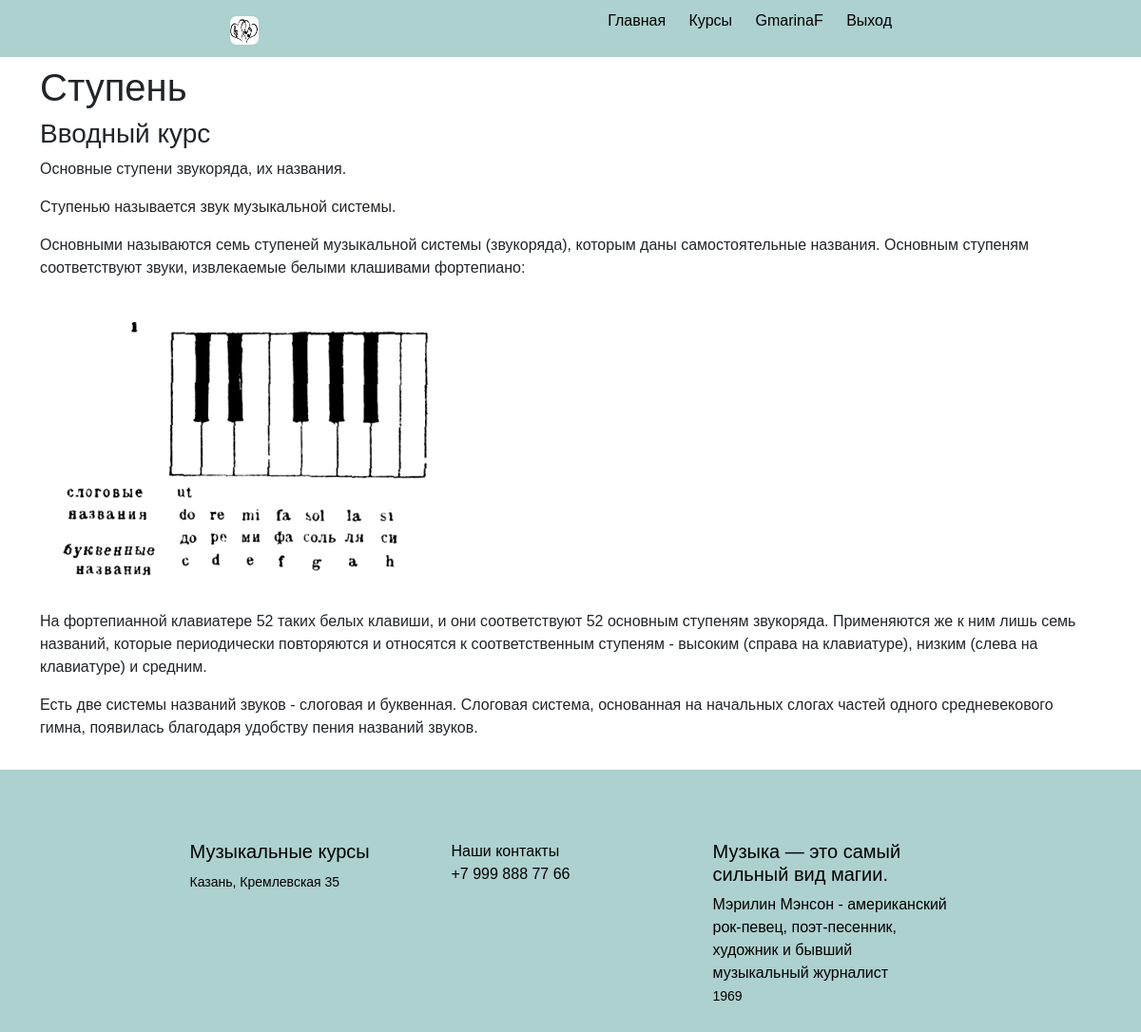
Page /lessons/view/12/ (signed in) on the committed database.
### lessons/models.py (models this page shows, shortened)
class Lesson(models.Model):
    is_lesson_active = models.BooleanField(default=True)
    lesson_creator = models.ForeignKey(User, null=True, on_delete=models.SET_NULL)
    lesson_creation_date = models.DateField(auto_now_add=True)
    lesson_name = models.CharField(max_length=100, name='lesson_name', verbose_name='Название урока')
    lesson_theme = models.CharField(max_length=100, name='lesson_theme', verbose_name='Тематика урока')
    lesson_description = models.TextField(name='lesson_description', verbose_name='Описание урока')
    lesson_course = models.ForeignKey(Courses, on_delete=models.CASCADE)
    lesson_content = CKEditor5Field(name='lesson_content', verbose_name='Содержание урока', blank=True)
    lesson_students = models.ManyToManyField(User, blank=True, related_name='lesson_students',
                                             verbose_name='Ученики урока')
    lesson_priority = models.IntegerField(null=True, blank=True, name='lesson_priority', verbose_name='Приоритет урока')
    test = models.ForeignKey('tests.Test', null=True, blank=True, on_delete=models.SET_NULL)
    objects = models.Manager()
    class Meta:
        verbose_name = "Урок"
        verbose_name_plural = "Уроки"

### lessons/views.py (the view, shortened to what this page needs)
# urls.py: path('view/<int:pk>/', views.LessonView.as_view(), name='view_lesson'),
class LessonView(View):
    def get(self, request, pk):
        lesson = Lesson.objects.get(id=pk)
        try:
            test = lesson.test
            test_forms = []
            answers_render = []
            answers = TestAnswer.objects.filter(user=request.user, question__test=test)
            answered_questions = TestQuestion.objects.filter(test=test, id__in=answers.values('question'))
            remained_questions = test.questions.all().difference(answered_questions)
            print(answered_questions, remained_questions)
            for question in remained_questions:
                if question.type == 'one':
                    f = OneAnswerTest()
                    f.fields['question'].initial = question.id
                    f.fields['answer'].widget.choices = [(answer.answer, answer.answer) for answer in question.answers.all()]
                    test_forms.append(f)
                elif question.type == 'many':
                    f = ManyAnswerTest()
                    f.fields['question'].initial = question.id
                    f.fields['answer'].widget.choices = [(answer.answer, answer.answer) for answer in question.answers.all()]
                    test_forms.append(f)
                elif question.type == 'open':
                    f = OpenAnswerTest()
                    f.fields['question'].initial = question.id
                    test_forms.append(f)
                elif question.type == 'file':
                    f = FileAnswerTest()
                    f.fields['question'].initial = question.id
                    test_forms.append(f)
                elif question.type == 'note':
                    f = NoteAnswerForm()
                    f.fields['question'].initial = question.id
                    test_forms.append(f)
            if len(remained_questions) == 0:
                for answer in answers:
                    answers_render.append([
                        answer.answer.strip('[]').replace("'", '') if answer.question.type != 'file' else f'<a href="{MEDIA_URL}{answer.media}">ссылка</a>',
                        answer.question.question, ", ".join([a for a in answer.question.correct_answer.all().values_list('answer', flat=True)]),
                        answer.score,
                        answer.question.score,
                        answer.comment])
            return render(request, 'main/lesson.html',
                          {'lesson': lesson, 'test_forms': test_forms, 'test': zip(test_forms, remained_questions), 'answers_render': answers_render})
        except AttributeError:
            return render(request, 'main/lesson.html',
                          {'lesson': lesson, 'test_forms': [], 'test': zip([], [])})

### main/templates/main/lesson.html (shortened to what this page needs)
{% extends 'main/htmltemplate.html' %}
{% block maincontent %}
    <div class="container">
        <div class="row mt-2">
            <h1>{{ lesson.lesson_name }}</h1>
        </div>
        <div class="row">
            <h3>{{ lesson.lesson_theme }}</h3>
        </div>
        <div class="row">
            <p>{{ lesson.lesson_description }}</p>
        </div>
        <div class="">
            {% autoescape off %}
                {{ lesson.lesson_content }}
            {% endautoescape %}
        </div>
    </div>
{% endblock %}

### main/templates/main/htmltemplate.html (shortened to what this page needs)
{% load static %}
<!DOCTYPE html>
<html lang="en">
<head>
    <link href="https://cdn.jsdelivr.net/npm/bootstrap@5.0.2/dist/css/bootstrap.min.css" rel="stylesheet">
    <link rel="stylesheet" href="{% static 'main\css\htmltemplatestyles.css' %}">
    <link rel="stylesheet" href="{% static 'main\css\custom.css' %}">
</head>
<body class="d-flex flex-column min-vh-100">
    <div class="backcontainer" style="width: 100%; height: 60px; background-color: #ADD1CF">
        <header class="container justify-content-between align-items-center">
            <div class="logo"><img src="/media/land/main3.jpg" style="width: 30px; height: 30px; border-radius: 7px;" alt=""></div>
            <nav>
                <ul>
                    <li><a href="{% url 'commonindex' %}">Главная</a></li>
                    {% if user.is_authenticated %}
                    <li><a href="{% url 'my_courses' %}">Курсы</a></li>
                    <li><a href="{% url 'myprofile' %}">{{ user.username }}</a></li>
                    <li><a href="{% url 'logout' %}">Выход</a></li>
                    {% else %}
                    <li><a href="{% url 'login' %}">Войти</a></li>
                    {% endif %}
                </ul>
            </nav>
        </header>
    </div>
    {% block maincontent %}{% endblock %}
    <div class="mt-50px">
    </div>
    <footer class="container-fluid justify-content-center mt-auto">
        <div class="row justify-content-around mb-0 pt-5 pb-0 ">
            <div class=" col-11">
                <div class="row justify-content-center">
                    <div class="col-md-3 col-12 font-italic align-items-center  mt-md-3 mt-4"><h5>Музыкальные курсы</h5>
                        <small>Казань, Кремлевская 35</small>
                    </div>
                    <div class="col-md-3 col-12  my-sm-0 mt-5">
                        <ul class="list-unstyled">
                            <li class="mt-md-3 mt-4">Наши контакты</li>
                            <li>+7 999 888 77 66</li>
                        </ul>
                    </div>
                    <div class="col-md-3 col-12 my-sm-0 mt-5">
                        <ul class="list-unstyled">
                            <li class="mt-md-3 mt-4"><h5>Музыка — это самый сильный вид магии.</h5></li>
                            <li>Мэрилин Мэнсон - американский рок-певец, поэт-песенник, художник и бывший музыкальный журналист</li>
                            <li><small>1969</small></li>
                        </ul>
                    </div>
                </div>
            </div>
        </div>
    </footer>
</body>
</html>

### main/static/main/css/htmltemplatestyles.css (style rules this page uses)
body { margin: 0; padding: 0; font-family: Arial, sans-serif; background-color: #ffffff; }
header { background-color: #ADD1CF; color: #000000; padding: 10px; display: flex; justify-content: space-between; align-items: center; }
header .logo { margin-left: 200px; }
.logo { color: #ffffff; font-size: 24px; }
nav ul { list-style-type: none; margin: 100; margin-right: 200px; padding: 0; }
nav ul li { display: inline; margin-right: 20px; }
a { color: black; text-decoration: none; }
footer { background-color: #ADD1CF; color: #000000; text-align: left; padding: 10px; bottom: 0; left: 0; width: 100%; margin-top: 50px; justify-content: space-between; align-items: center; }

### rows in the picture
Lesson: lesson_name "Ступень", lesson_theme "Вводный курс", lesson_description "Основные ступени звукоряда, их названия.", lesson_content "Ступенью называется звук музыкальной системы. Основными называются семь ступеней музыкальной системы (звукоряда), которым даны самостоятельные названия. Основным ступеням соответствуют звуки, извлекаемые белыми клашивами фортепиано: На фортепианной клавиатере 52 таких белых клавиши, и они соответствуют 52 основным ступеням звукоряда. Применяются же к ним лишь семь названий, которые периодически повторяются и относятся к соответственным ступеням - высоким (справа на клавиатуре), низким (слева на клавиатуре) и средним. Есть две системы названий звуков - слоговая и буквенная. Слоговая система, основанная на начальных слогах частей одного средневекового гимна, появилась благодаря удобству пения…", lesson_content (picture)

### other values in the picture
{{ user.username }} "GmarinaF"
